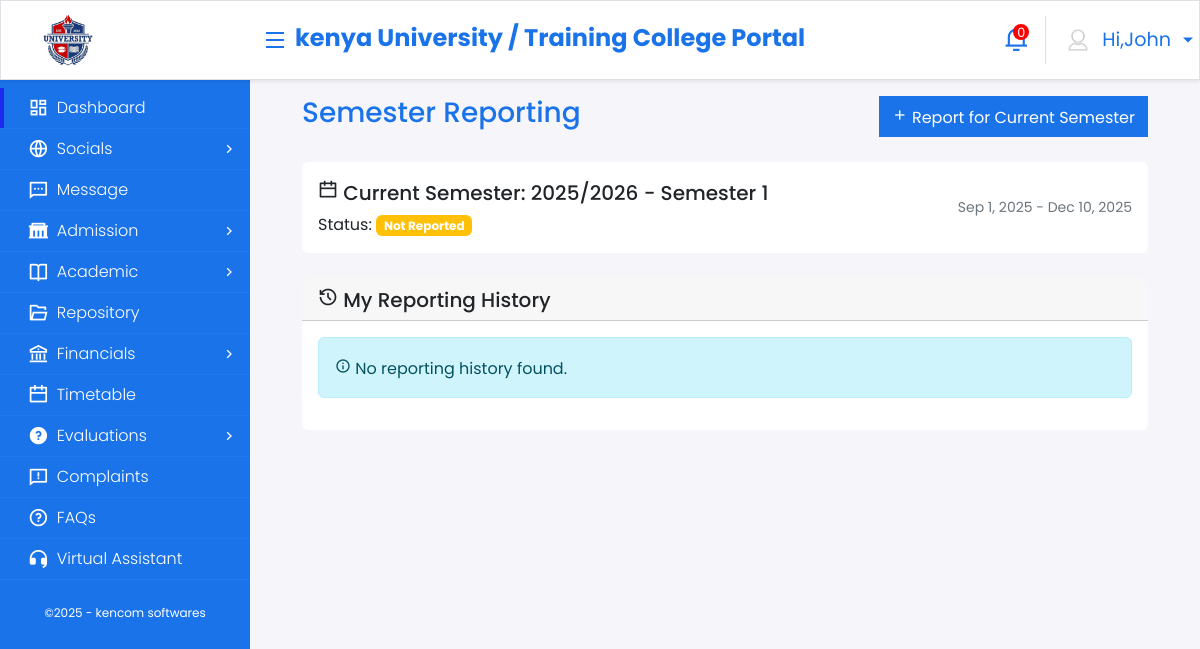
The page /reporting/ (signed in) on the database as committed earlier.
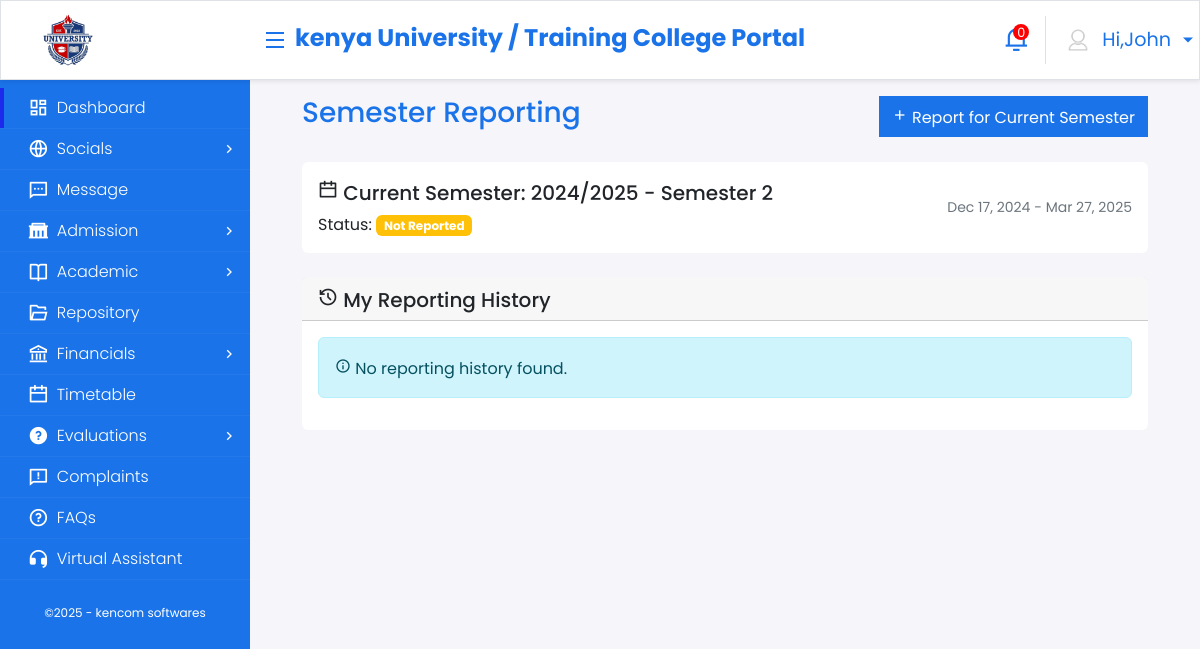
The same page on the database as committed later.
### core_application/models.py (models this page shows, shortened)
class Semester(models.Model):
    academic_year = models.ForeignKey(AcademicYear, on_delete=models.CASCADE, related_name='semesters')
    semester_number = models.IntegerField(validators=[MinValueValidator(1), MaxValueValidator(3)])
    start_date = models.DateField()
    end_date = models.DateField()
    registration_start_date = models.DateField()
    registration_end_date = models.DateField()
    is_current = models.BooleanField(default=False)
    class Meta:
        unique_together = ['academic_year', 'semester_number']
        ordering = ['academic_year', 'semester_number']
    def __str__(self):
        return f"{self.academic_year.year} - Semester {self.semester_number}"

class AcademicYear(models.Model):
    year = models.CharField(max_length=10, unique=True)  # e.g., "2024/2025"
    start_date = models.DateField()
    end_date = models.DateField()
    is_current = models.BooleanField(default=False)

### core_application/views.py (the view, shortened to what this page needs)
# urls.py: path('reporting/', views.student_reporting, name='student_reporting'),
@login_required
def student_reporting(request):
    student = get_object_or_404(Student, user=request.user)
    current_semester = Semester.objects.filter(is_current=True).first()
    reports = StudentReporting.objects.filter(student=student).order_by('-reporting_date')
    has_reported = False
    if current_semester:
        has_reported = StudentReporting.objects.filter(
            student=student,
            semester=current_semester
        ).exists()
    context = {
        'student': student,
        'current_semester': current_semester,
        'reports': reports,
        'has_reported': has_reported,
    }
    return render(request, 'student/student_reporting.html', context)

### templates/student/student_reporting.html (shortened to what the changed rows need)
{% extends 'base.html' %}
{% block content %}
<div class="container onprintContainer">
    {% if current_semester %}
    <div class="row mt-4">
        <div class="col-md-12">
            <div class="card {% if has_reported %}bg-light-success{% else %}bg-light-warning{% endif %}">
                <div class="card-body">
                    <div class="d-flex justify-content-between align-items-center">
                        <div>
                            <h5 class="card-title">
                                <i class="ri-calendar-line"></i>
                                Current Semester: {{ current_semester }}
                            </h5>
                            <p class="card-text mb-0">
                                Status:
                                <span class="badge bg-{% if has_reported %}success{% else %}warning{% endif %}">
                                    {% if has_reported %}Reported{% else %}Not Reported{% endif %}
                                </span>
                            </p>
                        </div>
                        <div class="text-end">
                            <small class="text-muted">
                                {{ current_semester.start_date|date:"M j, Y" }} - {{ current_semester.end_date|date:"M j, Y" }}
                            </small>
                        </div>
                    </div>
                </div>
            </div>
        </div>
    </div>
    {% endif %}
</div>
{% endblock %}

Rows that differ between the two databases and show on the page:
no longer on this page (row edited): Semester: academic_year+semester_number "2025/2026 - Semester 1", start_date "Sep 1, 2025", end_date "Dec 10, 2025"
now on this page (row edited): Semester: academic_year+semester_number "2024/2025 - Semester 2", start_date "Dec 17, 2024", end_date "Mar 27, 2025"
